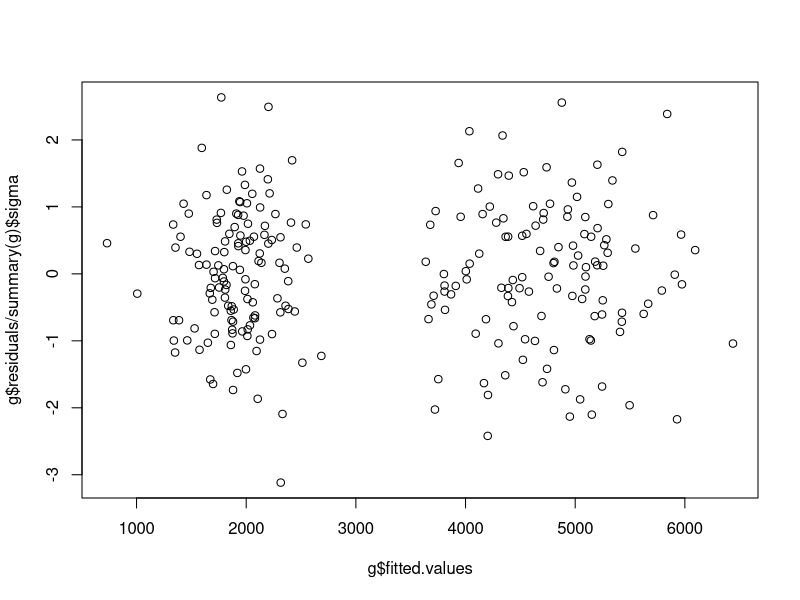

This figure's R source: (Note: this script raises an error after producing the figure.)
kimonos <- read.table("kimonos.txt", header = T)
attach(kimonos)

g <- lm(price ~ q + l + q:l + ncolors + q:ncolors)

shapiro.test(g$residuals)
x11()
plot(g$fitted.values, g$residuals/summary(g)$sigma)
x11()
boxplot(g$residuals/summary(g)$sigma ~ H)
#all good
params <- c(alpha_2 = g$coefficients[1] + g$coefficients[2],
            alpha_1 = g$coefficients[1],
            beta_2 = g$coefficients[3] + g$coefficients[5],
            beta_1 = g$coefficients[3],
            gamma_2 = g$coefficients[4] + g$coefficients[6],
            gamma_1 = g$coefficients[4])
params
s <- summary(g)$sigma

summary(g)

library(car)
#test:
#H0: alpha_1 = alpha_2 vs H0
#as reported in the summary the p_val for the one at the time test for param_H = 0 is 0.62
#we cannot reject the null hypothesis

#test:
#H0: gamma_1 = 0 & gamma_2 = 0 vs H1
linearHypothesis(g, rbind(c(0,0,0,1,0,0),c(0,0,0,1,0,1)), c(0,0))
#we can reject at level 10%

g1 <- lm(price ~ l + q:l + ncolors + q:ncolors)

shapiro.test(g1$residuals)
x11()
plot(g1$fitted.values, g1$residuals/summary(g1)$sigma)

params1 <- c(alpha = g1$coefficients[1],
            beta_2 = g1$coefficients[2] + g1$coefficients[4],
            beta_1 = g1$coefficients[2],
            gamma_2 = g1$coefficients[3] + g1$coefficients[5],
            gamma_1 = g1$coefficients[3])
params1
s1 <- summary(g1)$sigma

summary(g1)

#one step more, in one of the two groups n.colors is descardable
#which one?

g2 <- lm(price ~ l + q:l + q:ncolors)
summary(g2)

shapiro.test(g2$residuals)
x11()
plot(g2$fitted.values, g2$residuals/summary(g2)$sigma)

summary(g2)

#dummy variable
M <- ifelse(q=="medium",1,0)
g3 <- lm(price ~ l + M:l + M:ncolors)
summary(g3)

shapiro.test(g3$residuals)
x11()
plot(g3$fitted.values, g3$residuals/summary(g3)$sigma)


params_red <- c(alpha = g3$coefficients[1],
                beta_1 = g3$coefficients[2],
                beta_2 = g3$coefficients[2] + g3$coefficients[3],
                gamma_2 = g3$coefficients[4],
                gamma_1 = 0)
params_red
s_red <- summary(g3)$sigma


#since we neglected the effect on the mean of the quality, we are activly looking for 3 confidence intervals, Bonferroni correction:
alphaB <- 0.1/3
alpha <- data.frame(l=0, M = 0, ncolors = 0)
z_new_m <- data.frame(l=6.5, M = 1, ncolors = 3)
z_new_h <- data.frame(l=6.5, M = 0, ncolors = 3)

predict(g3, alpha,level = 1 - alphaB, interval = "confidence")
predict(g3, z_new_h,level = 1 - alphaB, interval = "confidence")
predict(g3, z_new_m,level = 1 - alphaB, interval = "confidence")
